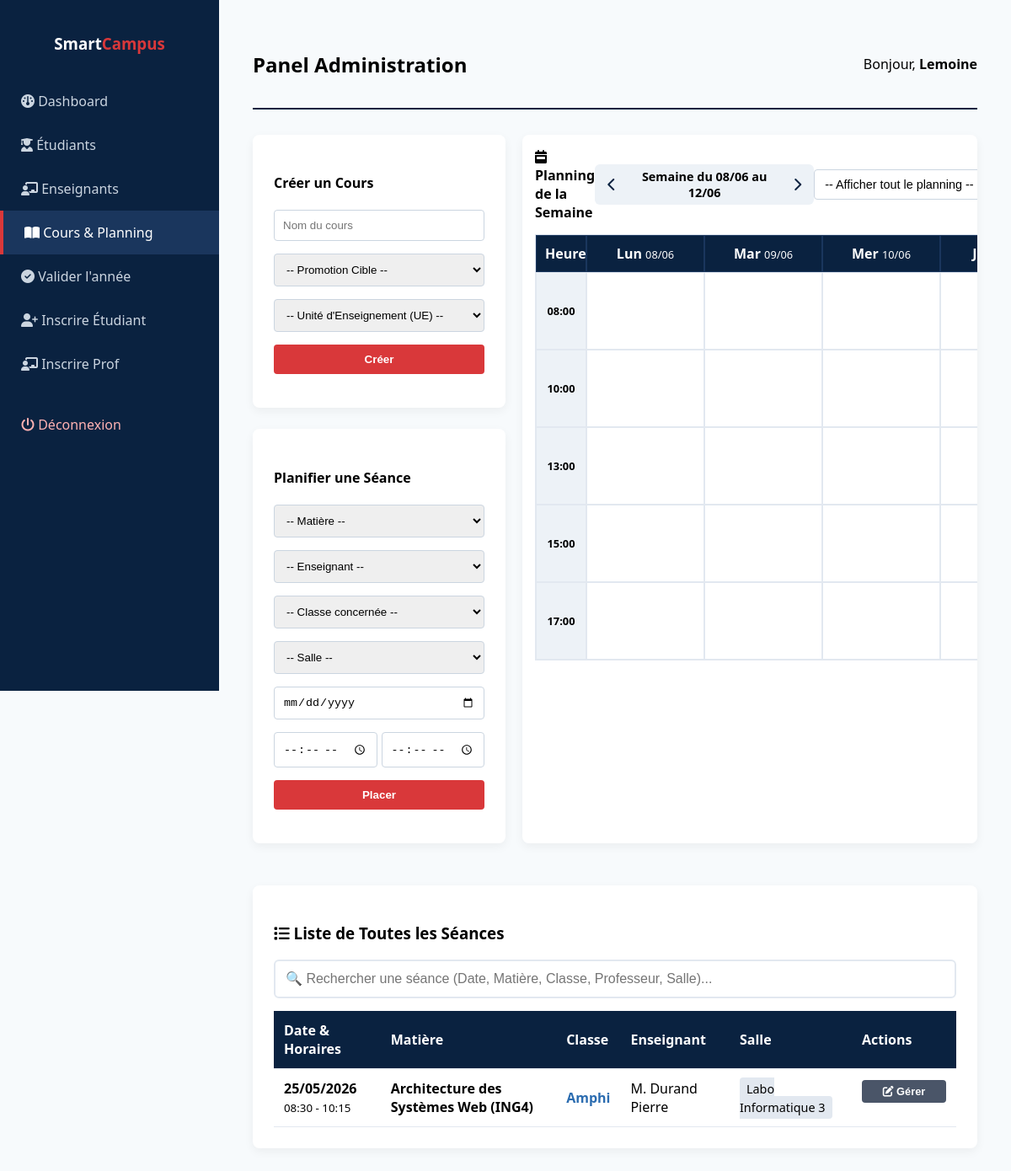
Screenshot of /dashboard_admin.php?week=2 (signed in) with the database file from the repository.
### tables this page shows
CREATE TABLE `sessions_cours` (
  `id` int(11) NOT NULL,
  `cours_id` int(11) NOT NULL,
  `enseignant_id` int(11) NOT NULL,
  `salle_id` int(11) NOT NULL,
  `date_cours` date NOT NULL,
  `heure_debut` time NOT NULL,
  `heure_fin` time NOT NULL,
  `groupe_td_id` int(11) DEFAULT NULL
);

CREATE TABLE `cours` (
  `id` int(11) NOT NULL,
  `ue_id` int(11) NOT NULL,
  `nom_cours` varchar(150) NOT NULL,
  `cours_prerequis_id` int(11) DEFAULT NULL
);

CREATE TABLE `utilisateurs` (
  `id` int(11) NOT NULL,
  `email` varchar(150) NOT NULL,
  `mot_de_pass` varchar(255) NOT NULL,
  `nom` varchar(100) NOT NULL,
  `prenom` varchar(100) NOT NULL,
  `role` enum('etudiant','enseignant','admin') NOT NULL,
  `date_creation` timestamp NOT NULL DEFAULT CURRENT_TIMESTAMP
);

CREATE TABLE `salles` (
  `id` int(11) NOT NULL,
  `nom_salle` varchar(50) NOT NULL,
  `type_salle` enum('Amphi','TD','TP') NOT NULL,
  `capacite_max` int(11) NOT NULL
);

### dashboard_admin.php (the view, shortened to what this page needs)
<?php
require_once 'config.php';
try {
    $promos = $pdo->query("SELECT id FROM promotions")->fetchAll();
    foreach ($promos as $p) {
        $p_id = $p['id'];
        $amphi_count = $pdo->query("SELECT COUNT(*) FROM amphis WHERE promotion_id = $p_id")->fetchColumn();
        if ($amphi_count == 0) {
            for ($i = 1; $i <= 3; $i++) {
                $pdo->prepare("INSERT INTO amphis (nom, promotion_id) VALUES (?, ?)")->execute(["Amphi " . $i, $p_id]);
                $amphi_id = $pdo->lastInsertId();
                $start_td = ($i - 1) * 2 + 1;
                for ($j = $start_td; $j <= $start_td + 1; $j++) {
                    $pdo->prepare("INSERT INTO groupes_td (nom, amphi_id) VALUES (?, ?)")->execute(["TD" . $j, $amphi_id]);
                }
            }
        }
    }
} catch (Exception $e) {  }
try {
    $week_offset = isset($_GET['week']) ? intval($_GET['week']) : 0;
    $monday = new DateTime('monday this week');
    if ($week_offset !== 0) {
        $monday->modify($week_offset . ' weeks');
    }
    $all_sessions_list = $pdo->query("SELECT s.*, c.nom_cours, u.nom AS prof_nom, u.prenom AS prof_prenom, sl.nom_salle, g.nom AS groupe_nom, p.nom_promotion FROM sessions_cours s JOIN cours c ON s.cours_id = c.id JOIN utilisateurs u ON s.enseignant_id = u.id JOIN salles sl ON s.salle_id = sl.id LEFT JOIN groupes_td g ON s.groupe_td_id = g.id LEFT JOIN amphis a ON g.amphi_id = a.id LEFT JOIN promotions p ON a.promotion_id = p.id ORDER BY s.date_cours DESC, s.heure_debut DESC")->fetchAll();
} catch (PDOException $e) {
    $msg_status = "<div class='alert error'>Erreur : " . $e->getMessage() . "</div>";
}
?>
<!DOCTYPE html>
<html lang="fr">
<head>
    <link rel="stylesheet" href="https://cdnjs.cloudflare.com/ajax/libs/font-awesome/6.4.0/css/all.min.css">
</head>
<body>
<div class="sidebar">
    <h3>Smart<span>Campus</span></h3>
    <ul class="sidebar-menu">
        <li><a id="btn-dashboard" class="active" onclick="switchTab('dashboard')"><i class="fa-solid fa-gauge"></i> Dashboard</a></li>
        <li><a id="btn-students" onclick="switchTab('students')"><i class="fa-solid fa-user-graduate"></i> Étudiants</a></li>
        <li><a id="btn-teachers" onclick="switchTab('teachers')"><i class="fa-solid fa-chalkboard-user"></i> Enseignants</a></li>
        <li><a id="btn-courses_schedule" onclick="switchTab('courses_schedule')"><i class="fa-solid fa-book-open"></i> Cours & Planning</a></li>
        <li><a id="btn-validation_annee" onclick="switchTab('validation_annee')"><i class="fa-solid fa-circle-check"></i> Valider l'année</a></li>
        <li><a id="btn-inscription" onclick="switchTab('inscription')"><i class="fa-solid fa-user-plus"></i> Inscrire Étudiant</a></li>
        <li><a id="btn-inscription_prof" onclick="switchTab('inscription_prof')"><i class="fa-solid fa-chalkboard-user"></i> Inscrire Prof</a></li>
        <li><a href="deconnexion.php" style="color:#FEB2B2; margin-top:20px;"><i class="fa-solid fa-power-off"></i> Déconnexion</a></li>
    </ul>
</div>
<div class="main-content">
    <div class="header-panel">
        <h2>Panel Administration</h2>
        <span>Bonjour, <strong><?php echo htmlspecialchars($_SESSION['user_nom']); ?></strong></span>
    </div>
    <div id="tab-courses_schedule" class="tab-content">
        <div class="schedule-container">
            <div class="schedule-form">
                <div class="card">
                    <h4>Créer un Cours</h4>
                    <form method="POST">
                        <input type="text" name="nom_cours" required placeholder="Nom du cours">
                        <select name="promotion_id" required>
                            <option value="">-- Promotion Cible --</option>
                        </select>
                        <select name="ue_id" required>
                            <option value="">-- Unité d'Enseignement (UE) --</option>
                        </select>
                        <button type="submit" name="creer_cours">Créer</button>
                    </form>
                </div>
                <div class="card">
                    <h4>Planifier une Séance</h4>
                    <form method="POST">
                        <select name="cours_id" required>
                            <option value="">-- Matière --</option>
                        </select>
                        <select name="enseignant_id" required>
                            <option value="">-- Enseignant --</option>
                        </select>
                        <select name="cible_cours" required>
                            <option value="">-- Classe concernée --</option>
                        </select>
                        <select name="salle_id" required>
                            <option value="">-- Salle --</option>
                        </select>
                        <input type="date" name="date_cours" required>
                        <div style="display:flex; gap:5px;">
                            <input type="time" name="heure_debut" required>
                            <input type="time" name="heure_fin" required>
                        </div>
                        <button type="submit" name="planifier_session">Placer</button>
                    </form>
                </div>
            </div>
            <div class="schedule-grid-wrapper card">
                <div style="display:flex; justify-content:space-between; align-items:center; margin-bottom: 15px;">
                    <h4 style="margin:0;"><i class="fa-solid fa-calendar-week"></i> Planning de la Semaine</h4>
                    <div style="display:flex; align-items:center; gap:15px; background:#EDF2F7; padding:5px 15px; border-radius:6px;">
                        <a href="?week=<?php echo $week_offset - 1; ?>" class="btn-nav-week" title="Semaine précédente" style="color:var(--bleu-ecole); text-decoration:none;"><i class="fa-solid fa-chevron-left"></i></a>
                        <span style="font-weight:bold; font-size:0.9em; min-width:180px; text-align:center;">
                            Semaine du <?php echo $monday->format('d/m'); ?> au <?php echo (clone $monday)->modify('+4 days')->format('d/m'); ?>
                        </span>
                        <a href="?week=<?php echo $week_offset + 1; ?>" class="btn-nav-week" title="Semaine suivante" style="color:var(--bleu-ecole); text-decoration:none;"><i class="fa-solid fa-chevron-right"></i></a>
                    </div>
                    <select id="scheduleFilter" onchange="applyScheduleFilter()" style="width: 280px; padding: 8px; border: 1px solid #CBD5E0; border-radius: 4px; margin:0; font-size:0.9em; background:white;">
                        <option value="ALL">-- Afficher tout le planning --</option>
                    </select>
                </div>
                <div class="weekly-grid">
                    <div class="grid-header">Heures</div>
                    <?php
                    $days_names = ['Lun', 'Mar', 'Mer', 'Jeu', 'Ven'];
                    for($i=0; $i<5; $i++):
                        $current_day = clone $monday;
                        if($i > 0) $current_day->modify("+$i days");
                    ?>
                        <div class="grid-header"><?php echo $days_names[$i] . ' <span style="font-weight:normal;font-size:0.8em;">' . $current_day->format('d/m') . '</span>'; ?></div>
                    <?php endfor; ?>
                    <?php $slots = ["08:00", "10:00", "13:00", "15:00", "17:00"];
                    foreach($slots as $slot):
                    ?>
                        <div class="time-slot"><?php echo $slot; ?></div>
                        <?php for($day=1; $day<=5; $day++): ?>
                            <div class="day-slot">
                            </div>
                        <?php endfor; ?>
                    <?php endforeach; ?>
                </div>
            </div>
        </div>
        <div class="card" style="margin-top: 25px;">
            <h3><i class="fa-solid fa-list"></i> Liste de Toutes les Séances</h3>
            <input type="text" id="searchSessionInput" placeholder="🔍 Rechercher une séance (Date, Matière, Classe, Professeur, Salle)..." onkeyup="filterSessions()" style="padding: 12px; width: 100%; box-sizing: border-box; font-size: 1em; border: 2px solid #E2E8F0; border-radius: 6px; margin-bottom: 15px;">
            <table id="sessionsTable">
                <thead>
                    <tr><th>Date & Horaires</th><th>Matière</th><th>Classe</th><th>Enseignant</th><th>Salle</th><th>Actions</th></tr>
                </thead>
                <tbody>
                    <?php foreach($all_sessions_list as $sess): ?>
                    <tr>
                        <td>
                            <strong><?php echo date('d/m/Y', strtotime($sess['date_cours'])); ?></strong><br>
                            <small><?php echo substr($sess['heure_debut'],0,5).' - '.substr($sess['heure_fin'],0,5); ?></small>
                        </td>
                        <td><strong><?php echo htmlspecialchars($sess['nom_cours']); ?></strong></td>
                        <td><span style="color:#2B6CB0; font-weight:bold;"><?php echo htmlspecialchars($sess['groupe_nom'] ? $sess['nom_promotion'].' - '.$sess['groupe_nom'] : 'Amphi '.$sess['nom_promotion']); ?></span></td>
                        <td>M. <?php echo htmlspecialchars($sess['prof_nom'].' '.$sess['prof_prenom']); ?></td>
                        <td><span style="background:#E2E8F0; padding:4px 8px; border-radius:4px; font-size: 0.9em;"><?php echo htmlspecialchars($sess['nom_salle']); ?></span></td>
                        <td style="width: 100px;">
                            <button class="btn-edit"
                                    data-json="<?php echo htmlspecialchars(json_encode($sess), ENT_QUOTES, 'UTF-8'); ?>"
                                    onclick="openEditSessionModal(JSON.parse(this.getAttribute('data-json')))">
                                <i class="fa-solid fa-pen-to-square"></i> Gérer
                            </button>
                        </td>
                    </tr>
                    <?php endforeach; ?>
                </tbody>
            </table>
        </div>
    </div>
</div>
</body>
</html>

### dashboard_admin.php (style rules this page uses)
:root { --bleu-ecole: #0A2240; --rouge-ecole: #D9383A; --gris-fond: #F7FAFC; }
body { font-family: 'Segoe UI', sans-serif; background: var(--gris-fond); margin: 0; display: flex; }
.sidebar { width: 260px; background: var(--bleu-ecole); color: white; height: 100vh; position: fixed; padding-top: 20px; }
.sidebar h3 { text-align: center; margin-bottom: 30px; }
.sidebar h3 span { color: var(--rouge-ecole); }
.sidebar-menu { list-style: none; padding: 0; }
.sidebar-menu li a { display: block; padding: 15px 25px; color: #CBD5E0; text-decoration: none; font-weight: 500; cursor: pointer; transition: 0.3s; }
.sidebar-menu li a:hover, .sidebar-menu li a.active { background: #1A365D; color: white; border-left: 4px solid var(--rouge-ecole); }
.main-content { margin-left: 260px; padding: 40px; width: calc(100% - 260px); box-sizing: border-box; }
.header-panel { display: flex; justify-content: space-between; align-items: center; border-bottom: 2px solid var(--bleu-ecole); padding-bottom: 15px; margin-bottom: 30px; }
.tab-content { display: none; }
.card { background: white; padding: 25px; border-radius: 8px; box-shadow: 0 4px 12px rgba(0,0,0,0.05); margin-bottom: 25px; }
table { width: 100%; border-collapse: collapse; }
th { background: var(--bleu-ecole); color: white; }
.btn-edit { background: #4A5568; color: white; padding: 6px 10px; border-radius: 4px; font-size: 0.8em; border: none; cursor: pointer; }
.schedule-container { display: flex; flex-wrap: wrap; gap: 20px; }
.schedule-form { flex: 1; min-width: 300px; max-width: 350px; }
.schedule-grid-wrapper { flex: 3; min-width: 0; background: white; padding: 15px; border-radius: 8px; overflow-x: auto; }
.weekly-grid { display: grid; grid-template-columns: 60px repeat(5, minmax(140px, 1fr)); border: 1px solid #E2E8F0; min-width: 760px; }
.grid-header { background: var(--bleu-ecole); color: white; padding: 10px; text-align: center; font-weight: bold; border: 1px solid #1A365D; }
.time-slot { background: #EDF2F7; padding: 5px; text-align: center; font-size: 0.8em; border: 1px solid #E2E8F0; display: flex; align-items: center; justify-content: center; font-weight: bold; }
.day-slot { min-height: 80px; border: 1px solid #E2E8F0; padding: 5px; background: white; }

### rows the page displays
sessions_cours: date_cours "25/05/2026", heure_debut "08:30", heure_fin "10:15", cours.nom_cours "Architecture des Systèmes Web (ING4)", nom_promotion "Amphi", enseignant.prenom "Durand Pierre", salle.nom_salle "Labo Informatique 3"

### other values shown
$_SESSION['user_nom'] "Lemoine"
$monday->format('d/m') "08/06"
$days_names[$i] "Lun"
$current_day->format('d/m') "08/06"
$days_names[$i] "Mar"
$current_day->format('d/m') "09/06"
$days_names[$i] "Mer"
$current_day->format('d/m') "10/06"
$slot "08:00"
$slot "10:00"
$slot "13:00"
$slot "15:00"
$slot "17:00"
